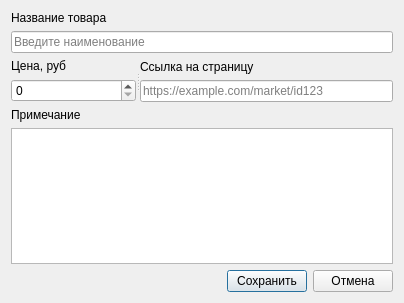
<?xml version="1.0" encoding="UTF-8"?>
<ui version="4.0">
 <class>VishListDialog</class>
 <widget class="QDialog" name="VishListDialog">
  <property name="geometry">
   <rect>
    <x>0</x>
    <y>0</y>
    <width>404</width>
    <height>303</height>
   </rect>
  </property>
  <property name="windowTitle">
   <string>Вишлист</string>
  </property>
  <layout class="QVBoxLayout" name="verticalLayout_5">
   <item>
    <layout class="QVBoxLayout" name="verticalLayout_3">
     <item>
      <widget class="QLabel" name="label">
       <property name="text">
        <string>Название товара</string>
       </property>
      </widget>
     </item>
     <item>
      <widget class="QLineEdit" name="nameEdit">
       <property name="placeholderText">
        <string>Введите наименование</string>
       </property>
      </widget>
     </item>
    </layout>
   </item>
   <item>
    <widget class="QSplitter" name="splitter">
     <property name="orientation">
      <enum>Qt::Horizontal</enum>
     </property>
     <widget class="QWidget" name="layoutWidget">
      <layout class="QVBoxLayout" name="verticalLayout">
       <item>
        <widget class="QLabel" name="label_3">
         <property name="text">
          <string>Цена, руб</string>
         </property>
        </widget>
       </item>
       <item>
        <widget class="QSpinBox" name="priceBox"/>
       </item>
      </layout>
     </widget>
     <widget class="QWidget" name="layoutWidget">
      <layout class="QVBoxLayout" name="verticalLayout_2">
       <item>
        <widget class="QLabel" name="label_2">
         <property name="text">
          <string>Ссылка на страницу</string>
         </property>
        </widget>
       </item>
       <item>
        <widget class="QLineEdit" name="linkEdit">
         <property name="placeholderText">
          <string>https://example.com/market/id123</string>
         </property>
        </widget>
       </item>
      </layout>
     </widget>
    </widget>
   </item>
   <item>
    <layout class="QVBoxLayout" name="verticalLayout_4">
     <item>
      <widget class="QLabel" name="label_4">
       <property name="text">
        <string>Примечание</string>
       </property>
      </widget>
     </item>
     <item>
      <widget class="QTextEdit" name="commentEdit"/>
     </item>
    </layout>
   </item>
   <item>
    <layout class="QHBoxLayout" name="horizontalLayout">
     <item>
      <spacer name="horizontalSpacer">
       <property name="orientation">
        <enum>Qt::Horizontal</enum>
       </property>
       <property name="sizeHint" stdset="0">
        <size>
         <width>40</width>
         <height>20</height>
        </size>
       </property>
      </spacer>
     </item>
     <item>
      <widget class="QPushButton" name="SaveButton">
       <property name="text">
        <string>Сохранить</string>
       </property>
      </widget>
     </item>
     <item>
      <widget class="QPushButton" name="CancelButton">
       <property name="text">
        <string>Отмена</string>
       </property>
      </widget>
     </item>
    </layout>
   </item>
  </layout>
 </widget>
 <resources/>
 <connections/>
</ui>
